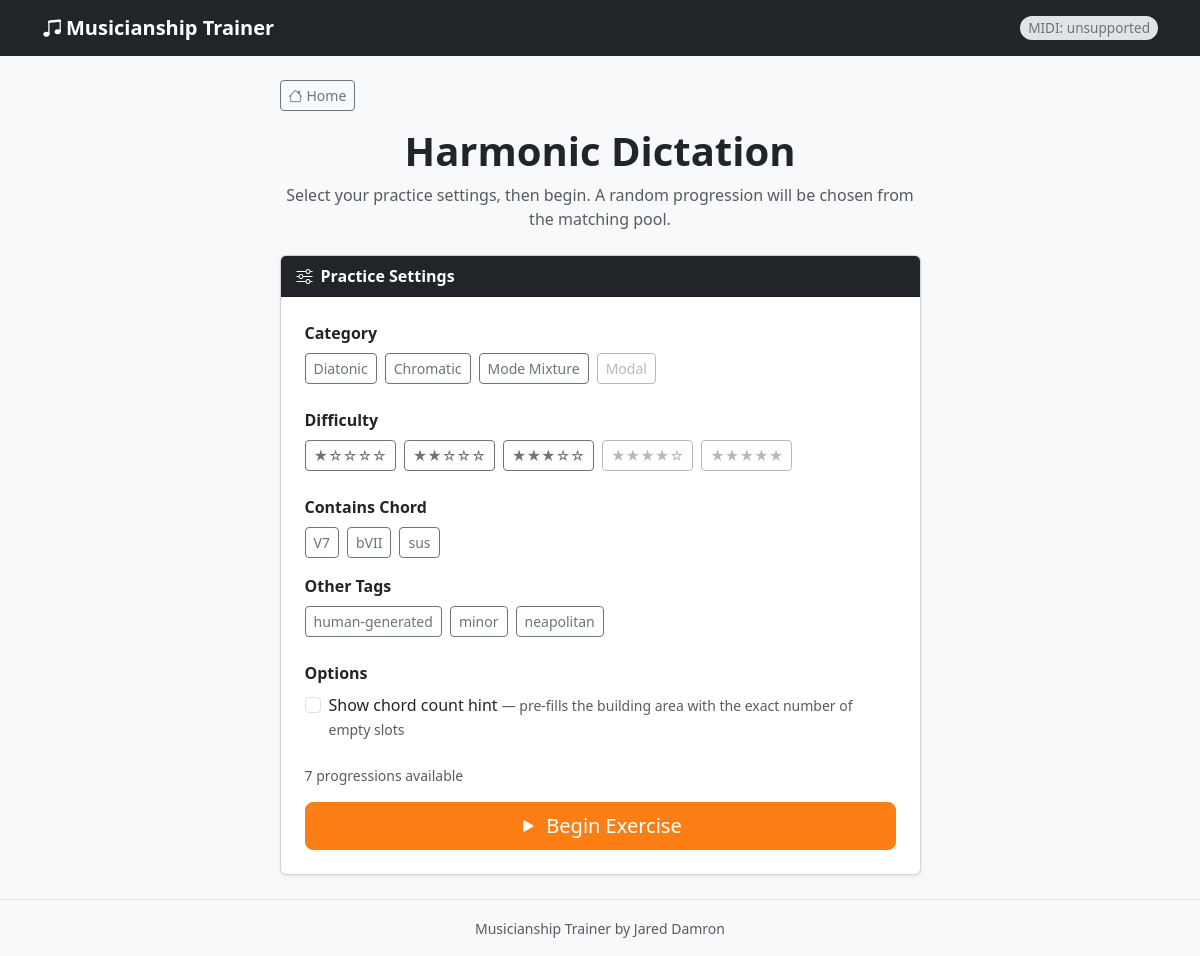
Page /harmonic on the committed database.
### models.py (models this page shows, shortened)
class Tag(db.Model):
    id = db.Column(db.Integer, primary_key=True)
    name = db.Column(db.String(50), unique=True, nullable=False)
    description = db.Column(db.String(200))

### app.py (the view)
@app.route('/harmonic')
def harmonic_index():
    all_tags     = Tag.query.filter(Tag.progressions.any()).order_by(Tag.name).all()
    contains_tags = [t for t in all_tags if t.name.startswith('contains:')]
    other_tags    = [t for t in all_tags if not t.name.startswith('contains:')]
    progressions = ChordProgression.query.all()
    progressions_data = [
        {
            'category':   p.category,
            'difficulty': p.difficulty,
            'key':        p.key_signature,
            'tags':       [t.name for t in p.tags],
        }
        for p in progressions
    ]
    categories = ['diatonic', 'chromatic', 'mode_mixture', 'modal']
    return render_template('harmonic_index.html',
                           contains_tags=contains_tags,
                           other_tags=other_tags,
                           progressions_data=progressions_data,
                           categories=categories)

### templates/harmonic_index.html (shortened to what this page needs)
{% extends 'base.html' %}
{% block content %}
<div class="row justify-content-center">
  <div class="col-lg-7 col-md-9">
    <div class="mb-3">
      <a href="{{ url_for('home') }}" class="btn btn-outline-secondary btn-sm">
        <i class="bi bi-house me-1"></i>Home
      </a>
    </div>
    <div class="text-center mb-4 mt-2">
      <h1 class="fw-bold">Harmonic Dictation</h1>
      <p class="text-muted mb-0">Select your practice settings, then begin. A random progression will be chosen from the matching pool.</p>
    </div>
    <div class="card shadow-sm">
      <div class="card-header bg-dark text-white fw-semibold">
        <i class="bi bi-sliders me-2"></i>Practice Settings
      </div>
      <div class="card-body p-4">
        <form method="get" action="{{ url_for('random_harmonic') }}" id="filter-form">
          <div class="mb-4">
            <label class="fw-semibold d-block mb-2">
              Category
            </label>
            <div class="d-flex flex-wrap gap-2" id="group-category">
              {% for cat in categories %}
                <label class="btn btn-outline-secondary btn-sm fw-normal"
                       for="cat-{{ cat }}">
                  {% if cat == 'diatonic' %}Diatonic
                  {% elif cat == 'chromatic' %}Chromatic
                  {% elif cat == 'mode_mixture' %}Mode Mixture
                  {% elif cat == 'modal' %}Modal
                  {% else %}{{ cat }}{% endif %}
                </label>
              {% endfor %}
            </div>
          </div>
          <div class="mb-4">
            <label class="fw-semibold d-block mb-2">
              Difficulty
            </label>
            <div class="d-flex flex-wrap gap-2" id="group-difficulty">
              {% for d in [1,2,3,4,5] %}
                <label class="btn btn-outline-secondary btn-sm fw-normal" for="diff-{{ d }}">
                  {{ '★' * d }}{{ '☆' * (5 - d) }}
                </label>
              {% endfor %}
            </div>
          </div>
          {% if contains_tags or other_tags %}
          <div class="mb-4">
            {% if contains_tags %}
            <div class="mb-3">
              <label class="fw-semibold d-block mb-2">
                Contains Chord
              </label>
              <div class="d-flex flex-wrap gap-2" id="group-contains-tags">
                {% for tag in contains_tags %}
                  <label class="btn btn-outline-secondary btn-sm fw-normal"
                         for="tag-{{ tag.name | replace(':','_') }}" title="{{ tag.description or '' }}">
                    {{ tag.name[9:] }}
                  </label>
                {% endfor %}
              </div>
            </div>
            {% endif %}
            {% if other_tags %}
            <div>
              <label class="fw-semibold d-block mb-2">
                Other Tags
              </label>
              <div class="d-flex flex-wrap gap-2" id="group-other-tags">
                {% for tag in other_tags %}
                  <label class="btn btn-outline-secondary btn-sm fw-normal"
                         for="tag-{{ tag.name | replace(':','_') }}" title="{{ tag.description or '' }}">
                    {{ tag.name }}
                  </label>
                {% endfor %}
              </div>
            </div>
            {% endif %}
          </div>
          {% endif %}
          <div class="mb-4">
            <label class="fw-semibold d-block mb-2">Options</label>
            <div class="form-check">
              <input class="form-check-input" type="checkbox" name="show_chord_count"
                     id="show-chord-count" value="1">
              <label class="form-check-label" for="show-chord-count">
                Show chord count hint
                <span class="text-muted small">— pre-fills the building area with the exact number of empty slots</span>
              </label>
            </div>
          </div>
          <div class="mb-3 text-muted small" id="match-count"></div>
          <div class="d-grid mt-3">
            <button type="submit" class="btn btn-orange btn-lg" id="btn-begin">
              <i class="bi bi-play-fill me-2"></i>Begin Exercise
            </button>
          </div>
        </form>
      </div>
    </div>
  </div>
</div>
{% endblock %}

### static/css/style.css (style rules this page uses)
body { background-color: #f8f9fa; min-height: 100vh; display: flex; flex-direction: column; }
.btn-orange { --bs-btn-color: #fff; --bs-btn-bg: #fd7e14; --bs-btn-border-color: #fd7e14; --bs-btn-hover-color: #fff; --bs-btn-hover-bg: #e8710f; --bs-btn-hover-border-color: #e8710f; --bs-btn-active-bg: #da6b0e; --bs-btn-active-border-color: #da6b0e; --bs-btn-disabled-bg: #fd7e14; --bs-btn-disabled-border-color: #fd7e14; }

### rows in the picture
Tag: name "V7"
Tag: name "bVII"
Tag: name "sus"
Tag: name "human-generated"
Tag: name "minor"
Tag: name "neapolitan"

### other values in the picture
{{ '★' * d }} "★" "★★" "★★★" "★★★★" "★★★★★"
{{ '☆' * (5 - d) }} "☆☆☆☆" "☆☆☆" "☆☆" "☆"
